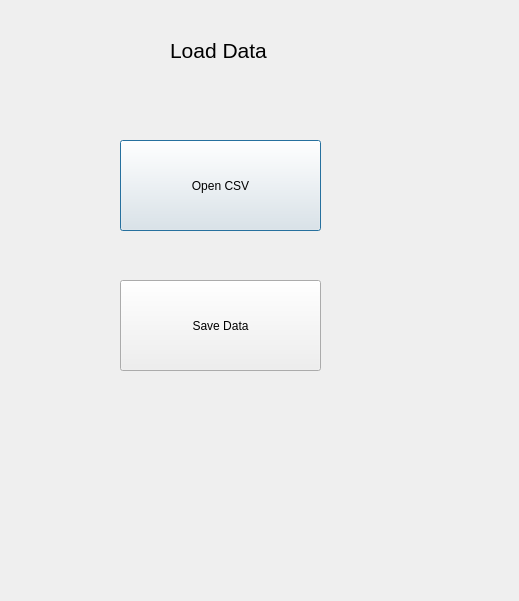
<?xml version="1.0" encoding="UTF-8"?>
<ui version="4.0">
 <class>Load_Data</class>
 <widget class="QDialog" name="Load_Data">
  <property name="geometry">
   <rect>
    <x>0</x>
    <y>0</y>
    <width>519</width>
    <height>601</height>
   </rect>
  </property>
  <property name="windowTitle">
   <string>Dialog</string>
  </property>
  <widget class="QLabel" name="label">
   <property name="geometry">
    <rect>
     <x>170</x>
     <y>20</y>
     <width>131</width>
     <height>61</height>
    </rect>
   </property>
   <property name="font">
    <font>
     <pointsize>16</pointsize>
    </font>
   </property>
   <property name="text">
    <string>Load Data</string>
   </property>
  </widget>
  <widget class="QPushButton" name="Open_CSV">
   <property name="geometry">
    <rect>
     <x>120</x>
     <y>140</y>
     <width>201</width>
     <height>91</height>
    </rect>
   </property>
   <property name="text">
    <string>Open CSV</string>
   </property>
  </widget>
  <widget class="QPushButton" name="pushButton_2">
   <property name="geometry">
    <rect>
     <x>120</x>
     <y>280</y>
     <width>201</width>
     <height>91</height>
    </rect>
   </property>
   <property name="text">
    <string>Save Data</string>
   </property>
  </widget>
 </widget>
 <resources/>
 <connections/>
</ui>
